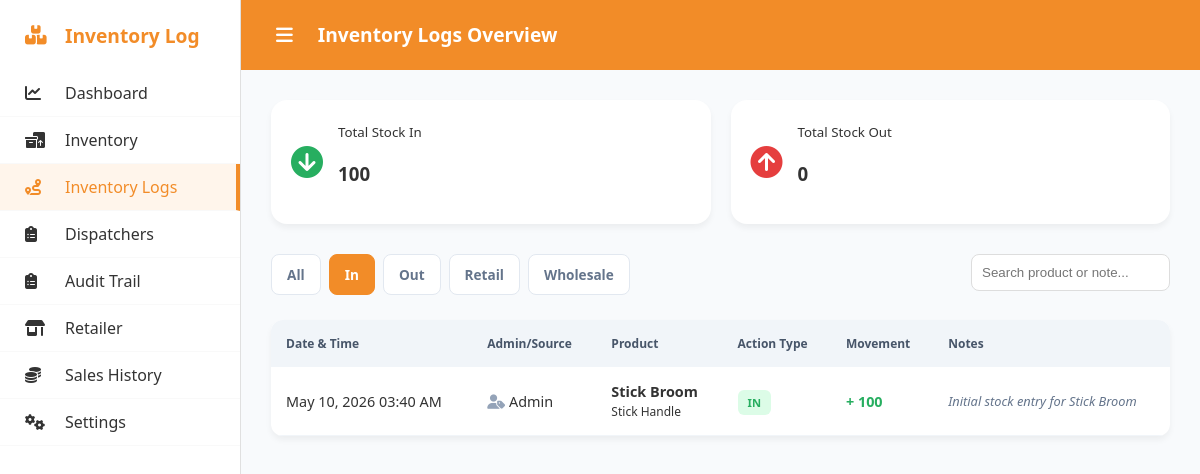
The page /inventory_logs.php?filter=In (signed in) on the database as committed earlier.
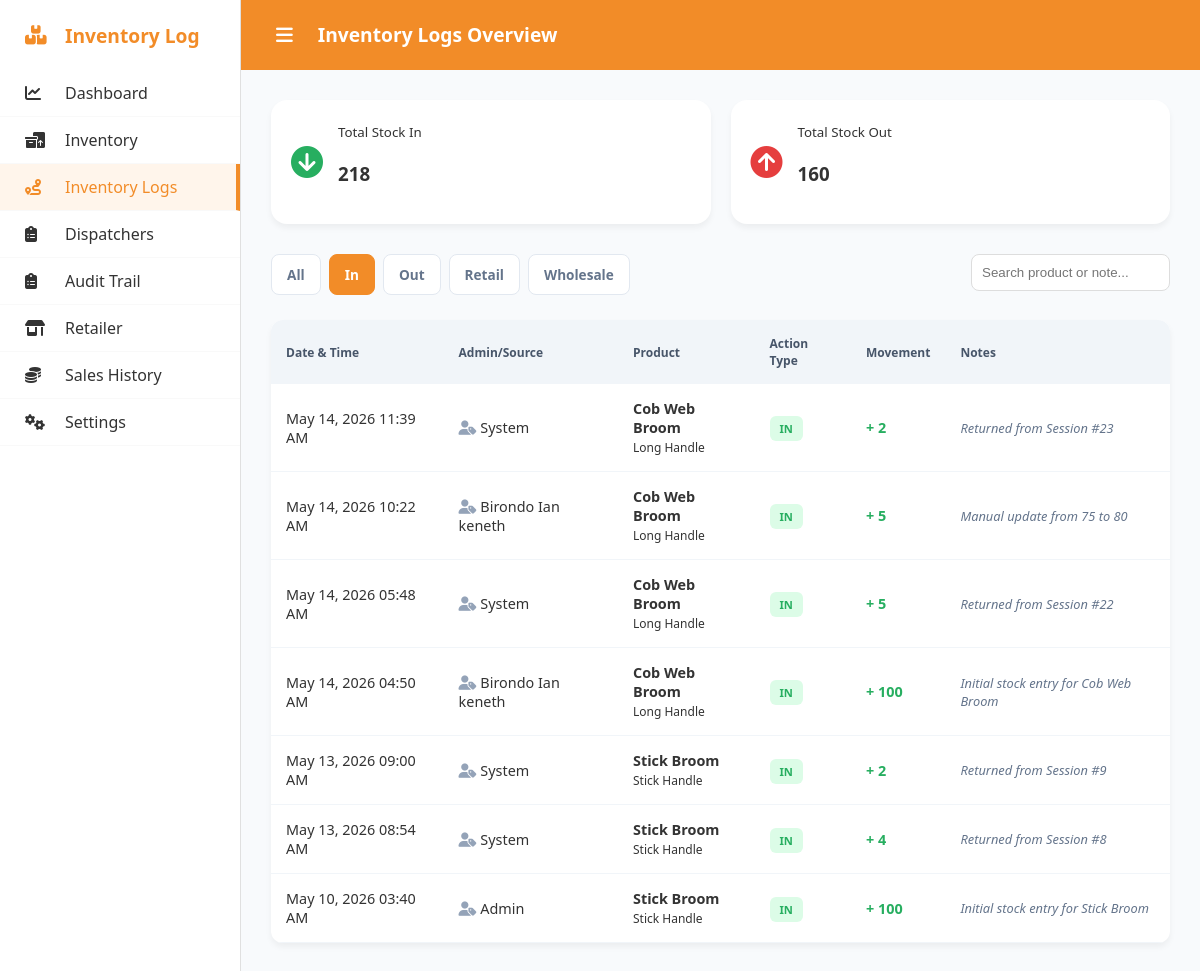
The same page on the database as committed later.
### tables this page shows
CREATE TABLE `inventory_logs` (
  `id` int(11) NOT NULL,
  `product_id` int(11) NOT NULL,
  `admin_name` varchar(255) NOT NULL,
  `action` enum('Added','Removed','Updated') NOT NULL,
  `quantity_change` int(11) NOT NULL,
  `notes` text DEFAULT NULL,
  `created_at` timestamp NOT NULL DEFAULT current_timestamp()
);

CREATE TABLE `products` (
  `id` int(11) NOT NULL,
  `category` varchar(100) NOT NULL,
  `product_name` varchar(255) NOT NULL,
  `variation` varchar(100) DEFAULT 'Standard',
  `description` text DEFAULT NULL,
  `wholesale_price` decimal(10,2) NOT NULL DEFAULT 0.00,
  `retail_price` decimal(10,2) NOT NULL DEFAULT 0.00,
  `quantity` int(11) NOT NULL DEFAULT 0,
  `max_quantity` int(11) NOT NULL DEFAULT 100,
  `image_path` varchar(255) DEFAULT 'default-product.png',
  `created_at` timestamp NOT NULL DEFAULT current_timestamp()
);

### inventory_logs.php (the view, shortened to what the changed rows need)
<?php
require_once "auth/conn.php";
$filter = isset($_GET['filter']) ? $_GET['filter'] : 'All';
$whereClauses = [];
$params = [];
if ($filter === 'In') {
    $whereClauses[] = "il.action = 'Added'";
    } elseif ($filter === 'Out') {
        $whereClauses[] = "il.action = 'Removed'";
    } elseif ($filter === 'Retail') {
        $whereClauses[] = "il.notes LIKE :retail_note";
        $params[':retail_note'] = '%Retail%';
    } elseif ($filter === 'Wholesale') {
        $whereClauses[] = "(il.notes LIKE :wholesale_note OR il.notes LIKE :return_note)";
        $params[':wholesale_note'] = '%Wholesale%';
        $params[':return_note'] = '%Returned%';
    }
$whereSQL = !empty($whereClauses) ? " WHERE " . implode(" AND ", $whereClauses) : "";
$query = "SELECT il.*, p.product_name, p.variation
        FROM inventory_logs il
        JOIN products p ON il.product_id = p.id
        $whereSQL
        ORDER BY il.created_at DESC";
$stmt = $pdo->prepare($query);
$stmt->execute($params);
$logs = $stmt->fetchAll(PDO::FETCH_ASSOC);
$totalIn = $pdo->query("SELECT SUM(quantity_change) FROM inventory_logs WHERE action = 'Added'")->fetchColumn() ?? 0;
$totalOut = $pdo->query("SELECT SUM(quantity_change) FROM inventory_logs WHERE action = 'Removed'")->fetchColumn() ?? 0;
function e(mixed $value): string {
    return htmlspecialchars((string)($value ?? ''), ENT_QUOTES, 'UTF-8');
}
?>
<!DOCTYPE html>
<html lang="en">
<head>
    <link rel="stylesheet" href="https://cdnjs.cloudflare.com/ajax/libs/font-awesome/6.4.0/css/all.min.css">
    <link rel="stylesheet" href="assets/css/styles.css">
</head>
<body>
    <div class="container">
        <main class="main-content">
            <header class="header">
                <div class="header-left">
                    <h1 style="white-space: nowrap; margin-right: 20px;">Inventory Logs Overview</h1>
                </div>
            </header>
            <section class="report-container">
                <div class="summary-cards">
                    <div class="s-card">
                        <div><small>Total Stock In</small><h3><?= number_format($totalIn) ?></h3></div>
                    </div>
                    <div class="s-card">
                        <div><small>Total Stock Out</small><h3><?= number_format($totalOut) ?></h3></div>
                    </div>
                </div>
                <table class="log-table">
                    <thead>
                        <tr>
                            <th>Date & Time</th>
                            <th>Admin/Source</th>
                            <th>Product</th>
                            <th>Action Type</th>
                            <th>Movement</th>
                            <th>Notes</th>
                        </tr>
                    </thead>
                    <tbody>
                        <?php foreach ($logs as $log): ?>
                        <tr>
                            <td><?= date('M d, Y h:i A', strtotime($log['created_at'])) ?></td>
                            <td><i class="fa-solid fa-user-tag" style="color:#94a3b8"></i> <?= e($log['admin_name']) ?></td>
                            <td><b><?= e($log['product_name']) ?></b> <br><small><?= e($log['variation']) ?></small></td>
                            <td>
                                <?php if(strpos($log['notes'], 'Retail') !== false): ?>
                                    <span class="badge badge-retail">OUT</span>
                                <?php elseif(strpos($log['notes'], 'Remit') !== false): ?>
                                    <span class="badge badge-wholesale">WHOLESALE</span>
                                <?php else: ?>
                                    <span class="badge <?= $log['action'] == 'Added' ? 'badge-in' : 'badge-out' ?>">
                                        <?= $log['action'] == 'Added' ? 'IN' : 'OUT' ?>
                                    </span>
                                <?php endif; ?>
                            </td>
                            <td style="font-weight:bold; color: <?= $log['action'] == 'Added' ? 'var(--success)' : 'var(--danger)' ?>;">
                                <?= $log['action'] == 'Added' ? '+' : '-' ?> <?= number_format($log['quantity_change']) ?>
                            </td>
                            <td style="color: #64748b; font-style: italic; font-size: 0.8rem;"><?= e($log['notes']) ?></td>
                        </tr>
                        <?php endforeach; ?>
                    </tbody>
                </table>
            </section>
        </main>
    </div>
</body>
</html>

Rows that differ between the two databases and show on the page:
added inventory_logs: created_at "May 14, 2026 11:39 AM", admin_name "System", product.product_name "Cob Web Broom", product.variation "Long Handle", action "IN", quantity_change "2", notes "Returned from Session #23"
added inventory_logs: created_at "May 14, 2026 10:22 AM", admin_name "Birondo Ian keneth", product.product_name "Cob Web Broom", product.variation "Long Handle", action "IN", quantity_change "5", notes "Manual update from 75 to 80"
added inventory_logs: created_at "May 14, 2026 05:48 AM", admin_name "System", product.product_name "Cob Web Broom", product.variation "Long Handle", action "IN", quantity_change "5", notes "Returned from Session #22"
added inventory_logs: created_at "May 14, 2026 04:50 AM", admin_name "Birondo Ian keneth", product.product_name "Cob Web Broom", product.variation "Long Handle", action "IN", quantity_change "100", notes "Initial stock entry for Cob Web Broom"
added inventory_logs: created_at "May 13, 2026 09:00 AM", admin_name "System", product.product_name "Stick Broom", product.variation "Stick Handle", action "IN", quantity_change "2", notes "Returned from Session #9"
added inventory_logs: created_at "May 13, 2026 08:54 AM", admin_name "System", product.product_name "Stick Broom", product.variation "Stick Handle", action "IN", quantity_change "4", notes "Returned from Session #8"
Other text that changed with them:
$totalIn: "100" → "218"
$totalOut: "0" → "160"
